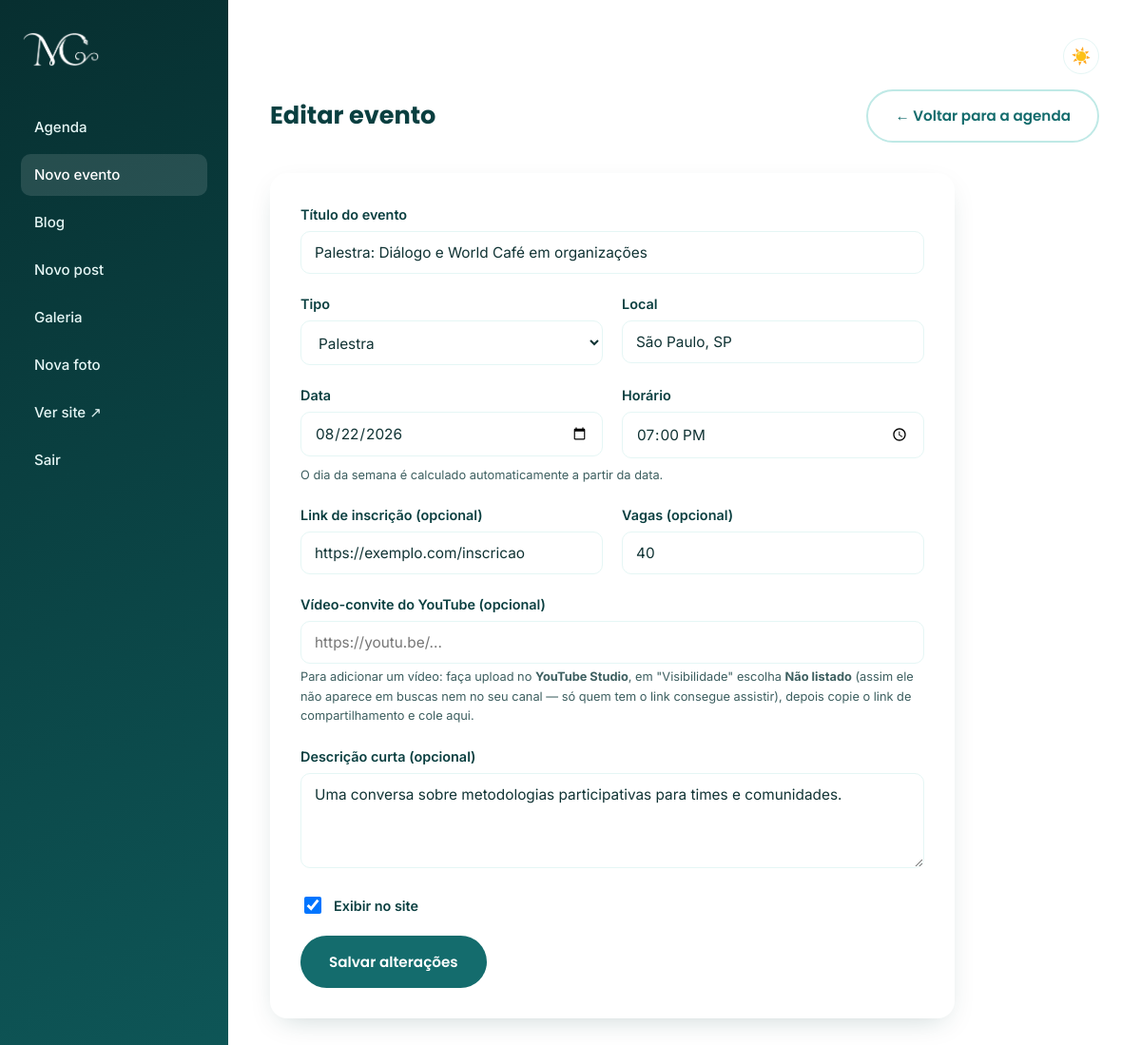
The app's page /admin/evento-form.php?id=1 (signed in) with its own data.
### tables this page shows
CREATE TABLE IF NOT EXISTS eventos (
    id INT UNSIGNED AUTO_INCREMENT PRIMARY KEY,
    titulo VARCHAR(255) NOT NULL,
    tipo ENUM('palestra', 'consultoria', 'workshop', 'outro') NOT NULL DEFAULT 'palestra',
    local VARCHAR(255) NOT NULL,
    link_inscricao VARCHAR(500) DEFAULT NULL,
    video_youtube_url VARCHAR(500) DEFAULT NULL,
    data_evento DATE NOT NULL,
    hora_evento TIME NOT NULL,
    vagas SMALLINT UNSIGNED DEFAULT NULL,
    descricao TEXT DEFAULT NULL,
    ativo TINYINT(1) NOT NULL DEFAULT 1,
    created_at TIMESTAMP NOT NULL DEFAULT CURRENT_TIMESTAMP,
    updated_at TIMESTAMP NOT NULL DEFAULT CURRENT_TIMESTAMP ON UPDATE CURRENT_TIMESTAMP,
    INDEX idx_data_evento (data_evento)
);

### includes/config.php (called while the page is built, shortened)
<?php
function db(): PDO
{
    static $pdo = null;
    if ($pdo === null) {
        $dsn = 'mysql:host=' . DB_HOST . ';dbname=' . DB_NAME . ';charset=utf8mb4';
        $pdo = new PDO($dsn, DB_USER, DB_PASS, [
            PDO::ATTR_ERRMODE => PDO::ERRMODE_EXCEPTION,
            PDO::ATTR_DEFAULT_FETCH_MODE => PDO::FETCH_ASSOC,
            PDO::ATTR_EMULATE_PREPARES => false,
        ]);
    }
    return $pdo;
}

### includes/functions.php (called while the page is built, shortened)
<?php
require_once __DIR__ . '/config.php';
function e(?string $value): string
{
    return htmlspecialchars($value ?? '', ENT_QUOTES, 'UTF-8');
}
function buscar_evento(int $id): ?array
{
    $stmt = db()->prepare('SELECT * FROM eventos WHERE id = ?');
    $stmt->execute([$id]);
    $evento = $stmt->fetch();
    return $evento ?: null;
}

### admin/evento-form.php (the view, shortened to what this page needs)
<?php
require_once __DIR__ . '/../includes/functions.php';
$id = isset($_GET['id']) ? (int) $_GET['id'] : (isset($_POST['id']) ? (int) $_POST['id'] : null);
$evento = $id ? buscar_evento($id) : null;
$valores = $evento ?? [
    'titulo' => '', 'tipo' => 'palestra', 'local' => '', 'link_inscricao' => '', 'video_youtube_url' => '',
    'data_evento' => '', 'hora_evento' => '', 'vagas' => '', 'descricao' => '', 'ativo' => 1,
];
require __DIR__ . '/includes/admin_header.php';
?>
<div class="admin-topbar">
  <h1><?= $id ? 'Editar evento' : 'Novo evento' ?></h1>
  <a href="/admin/eventos.php" class="btn btn-ghost">← Voltar para a agenda</a>
</div>
<div class="card" style="max-width:720px;">
  <form method="post" novalidate>
    <div class="form-group">
      <label for="titulo">Título do evento</label>
      <input class="form-control" type="text" id="titulo" name="titulo" required value="<?= e($valores['titulo']) ?>" placeholder="Ex: Palestra sobre Diálogo e World Café">
    </div>
    <div class="form-row">
      <div class="form-group">
        <label for="tipo">Tipo</label>
        <select class="form-control" id="tipo" name="tipo">
          <?php foreach (['palestra' => 'Palestra', 'consultoria' => 'Consultoria', 'workshop' => 'Workshop', 'outro' => 'Outro'] as $val => $label): ?>
            <option value="<?= e($val) ?>" <?= $valores['tipo'] === $val ? 'selected' : '' ?>><?= e($label) ?></option>
          <?php endforeach; ?>
        </select>
      </div>
      <div class="form-group">
        <label for="local">Local</label>
        <input class="form-control" type="text" id="local" name="local" required value="<?= e($valores['local']) ?>" placeholder="Ex: São Paulo, SP ou Online">
      </div>
    </div>
    <div class="form-row">
      <div class="form-group">
        <label for="data_evento">Data</label>
        <input class="form-control" type="date" id="data_evento" name="data_evento" required value="<?= e($valores['data_evento']) ?>">
      </div>
      <div class="form-group">
        <label for="hora_evento">Horário</label>
        <input class="form-control" type="time" id="hora_evento" name="hora_evento" required value="<?= e(substr($valores['hora_evento'] ?? '', 0, 5)) ?>">
      </div>
    </div>
    <p class="form-hint" style="margin-top:-12px; margin-bottom:20px;">O dia da semana é calculado automaticamente a partir da data.</p>
    <div class="form-row">
      <div class="form-group">
        <label for="link_inscricao">Link de inscrição (opcional)</label>
        <input class="form-control" type="url" id="link_inscricao" name="link_inscricao" value="<?= e($valores['link_inscricao']) ?>" placeholder="https://...">
      </div>
      <div class="form-group">
        <label for="vagas">Vagas (opcional)</label>
        <input class="form-control" type="number" min="0" id="vagas" name="vagas" value="<?= e((string) $valores['vagas']) ?>" placeholder="Deixe em branco se ilimitado">
      </div>
    </div>
    <div class="form-group">
      <label for="video_youtube_url">Vídeo-convite do YouTube (opcional)</label>
      <input class="form-control" type="url" id="video_youtube_url" name="video_youtube_url" value="<?= e($valores['video_youtube_url']) ?>" placeholder="https://youtu.be/...">
      <p class="form-hint">Para adicionar um vídeo: faça upload no <strong>YouTube Studio</strong>, em "Visibilidade" escolha <strong>Não listado</strong> (assim ele não aparece em buscas nem no seu canal — só quem tem o link consegue assistir), depois copie o link de compartilhamento e cole aqui.</p>
    </div>
    <div class="form-group">
      <label for="descricao">Descrição curta (opcional)</label>
      <textarea class="form-control" id="descricao" name="descricao" rows="3"><?= e($valores['descricao']) ?></textarea>
    </div>
    <div class="form-group" style="display:flex; align-items:center; gap:10px;">
      <input type="checkbox" id="ativo" name="ativo" value="1" <?= $valores['ativo'] ? 'checked' : '' ?> style="width:18px; height:18px;">
      <label for="ativo" style="margin:0;">Exibir no site</label>
    </div>
    <button type="submit" class="btn btn-teal"><?= $id ? 'Salvar alterações' : 'Criar evento' ?></button>
  </form>
</div>
<?php require __DIR__ . '/includes/admin_footer.php'; ?>

### admin/includes/admin_header.php (shortened to what this page needs)
<?php
require_once __DIR__ . '/../../includes/functions.php';
$current = basename($_SERVER['SCRIPT_NAME']);
?><!DOCTYPE html>
<html lang="pt-BR">
<head>
<link rel="stylesheet" href="/assets/css/style.css">
</head>
<body class="admin-body">
<div class="admin-shell">
  <aside class="admin-sidebar">
    <a href="/admin/eventos.php" class="brand"><img src="/assets/img/logo-maro-white.png" alt="Maro Camargo" class="brand-logo"></a>
    <nav class="admin-nav">
      <a href="/admin/eventos.php" class="<?= $current === 'eventos.php' ? 'is-active' : '' ?>">Agenda</a>
      <a href="/admin/evento-form.php" class="<?= $current === 'evento-form.php' ? 'is-active' : '' ?>">Novo evento</a>
      <a href="/admin/posts.php" class="<?= in_array($current, ['posts.php', 'post-form.php'], true) ? 'is-active' : '' ?>">Blog</a>
      <a href="/admin/post-form.php" class="<?= $current === 'post-form.php' ? 'is-active' : '' ?>">Novo post</a>
      <a href="/admin/galeria.php" class="<?= in_array($current, ['galeria.php', 'foto-form.php'], true) ? 'is-active' : '' ?>">Galeria</a>
      <a href="/admin/foto-form.php" class="<?= $current === 'foto-form.php' ? 'is-active' : '' ?>">Nova foto</a>
      <a href="/index.php" target="_blank">Ver site ↗</a>
      <a href="/admin/logout.php">Sair</a>
    </nav>
  </aside>
  <main class="admin-main">
    <div style="display:flex; justify-content:flex-end; margin-bottom:16px;">
      <button type="button" class="theme-toggle" id="themeToggle" aria-label="Alternar tema claro/escuro" aria-pressed="false">
        <span class="icon-light">☀️</span><span class="icon-dark">🌙</span>
      </button>
    </div>

### admin/includes/admin_footer.php (shortened to what this page needs)
  </main>
</div>
</body>
</html>

### assets/css/style.css (style rules this page uses)
:root { --teal-950: #072f30; --teal-900: #0a3f40; --teal-800: #0e5657; --teal-700: #146c6d; --teal-600: #1a8586; --teal-500: #229c9c; --teal-400: #4fb8b6; --teal-300: #8fd7d3; --teal-200: #bfe9e6; --teal-100: #e5f6f5; --teal-50: #f3fbfa; --accent-600: #b5652f; --accent-500: #c97b45; --accent-100: #f6e3d3; --ink: #103334; --ink-soft: #3d5f60; --white: #ffffff; --font-heading: 'Poppins', 'Segoe UI', sans-serif; --font-body: 'Inter', 'Segoe UI', sans-serif; --radius-sm: 10px; --radius-md: 18px; --radius-lg: 32px; --shadow-soft: 0 20px 45px -20px rgba(10, 63, 64, 0.35); --shadow-card: 0 10px 30px -12px rgba(10, 63, 64, 0.25); --container-w: 1140px; --bg-page: var(--white); --bg-surface: var(--white); --bg-tint: var(--teal-50); --text-body: var(--ink); --text-heading: var(--teal-900); --text-soft: var(--ink-soft); --border-soft: var(--teal-100); --header-bg: rgba(255, 255, 255, 0.92); --tag-bg: var(--teal-100); --tag-text: var(--teal-800); --alert-error-bg: #fbeae7; --alert-error-text: #a63a2b; --alert-error-border: #f2c6bd; --alert-success-bg: #e4f5ee; --alert-success-text: #1e7a52; --alert-success-border: #bfe6d4; --whatsapp-bg: #25d366; --whatsapp-fg: #ffffff; }
* { box-sizing: border-box; }
html { scroll-behavior: smooth; }
body { margin: 0; font-family: var(--font-body); color: var(--text-body); background: var(--bg-page); line-height: 1.6; -webkit-font-smoothing: antialiased; transition: background-color 0.2s ease, color 0.2s ease; }
h1, h2, h3, h4 { font-family: var(--font-heading); font-weight: 700; line-height: 1.15; margin: 0 0 0.5em; color: var(--text-heading); }
p { margin: 0 0 1em; }
a { color: var(--teal-700); text-decoration: none; }
img { max-width: 100%; display: block; }
.btn { display: inline-flex; align-items: center; gap: 8px; font-family: var(--font-heading); font-weight: 600; font-size: 0.95rem; padding: 14px 28px; border-radius: 999px; border: 2px solid transparent; cursor: pointer; transition: transform 0.15s ease, box-shadow 0.15s ease, background 0.15s ease, color 0.15s ease; }
.btn-teal { background: var(--teal-700); color: var(--white); }
.btn-ghost { background: transparent; color: var(--teal-700); border-color: var(--teal-200); }
.brand { display: inline-flex; align-items: center; font-family: var(--font-heading); font-weight: 700; font-size: 1.3rem; color: var(--text-heading); }
.brand-logo { height: 40px; width: auto; display: block; }
.theme-toggle { width: 38px; height: 38px; border-radius: 50%; border: 1.5px solid var(--border-soft); background: var(--bg-surface); display: flex; align-items: center; justify-content: center; cursor: pointer; color: var(--text-heading); font-size: 1.05rem; flex-shrink: 0; padding: 0; }
.card { background: var(--bg-surface); border-radius: var(--radius-md); box-shadow: var(--shadow-card); padding: 32px; }
.admin-body { background: var(--bg-page); min-height: 100vh; }
.admin-shell { display: flex; min-height: 100vh; }
.admin-sidebar { width: 240px; background: linear-gradient(160deg, var(--teal-950), var(--teal-800)); color: var(--white); padding: 32px 22px; flex-shrink: 0; }
.admin-sidebar .brand { color: var(--white); display: block; margin-bottom: 40px; }
.admin-nav { display: flex; flex-direction: column; gap: 6px; }
.admin-nav a { color: var(--teal-100); padding: 10px 14px; border-radius: var(--radius-sm); font-weight: 500; font-size: 0.94rem; }
.admin-nav a:hover, .admin-nav a.is-active { background: rgba(255,255,255,0.12); color: var(--white); }
.admin-main { flex: 1; padding: 40px 44px; }
.admin-topbar { display: flex; justify-content: space-between; align-items: center; margin-bottom: 32px; gap: 16px; flex-wrap: wrap; }
.admin-topbar h1 { margin: 0; font-size: 1.6rem; }
.form-group { margin-bottom: 20px; }
.form-group label { display: block; font-weight: 600; font-size: 0.9rem; margin-bottom: 6px; color: var(--text-heading); }
.form-control { width: 100%; padding: 12px 14px; border: 1.5px solid var(--border-soft); border-radius: var(--radius-sm); font-family: var(--font-body); font-size: 0.96rem; background: var(--bg-surface); color: var(--text-body); }
textarea.form-control { resize: vertical; min-height: 100px; }
.form-row { display: grid; grid-template-columns: 1fr 1fr; gap: 20px; }
.form-hint { font-size: 0.8rem; color: var(--text-soft); margin-top: 4px; }

### records on screen
eventos: titulo "Palestra: Diálogo e World Café em organizações", tipo "Palestra", local "São Paulo, SP", data_evento "08/22/2026", hora_evento "19:00", link_inscricao "https://exemplo.com/inscricao", vagas "40", descricao "Uma conversa sobre metodologias participativas para times e comunidades.", ativo "☑"
